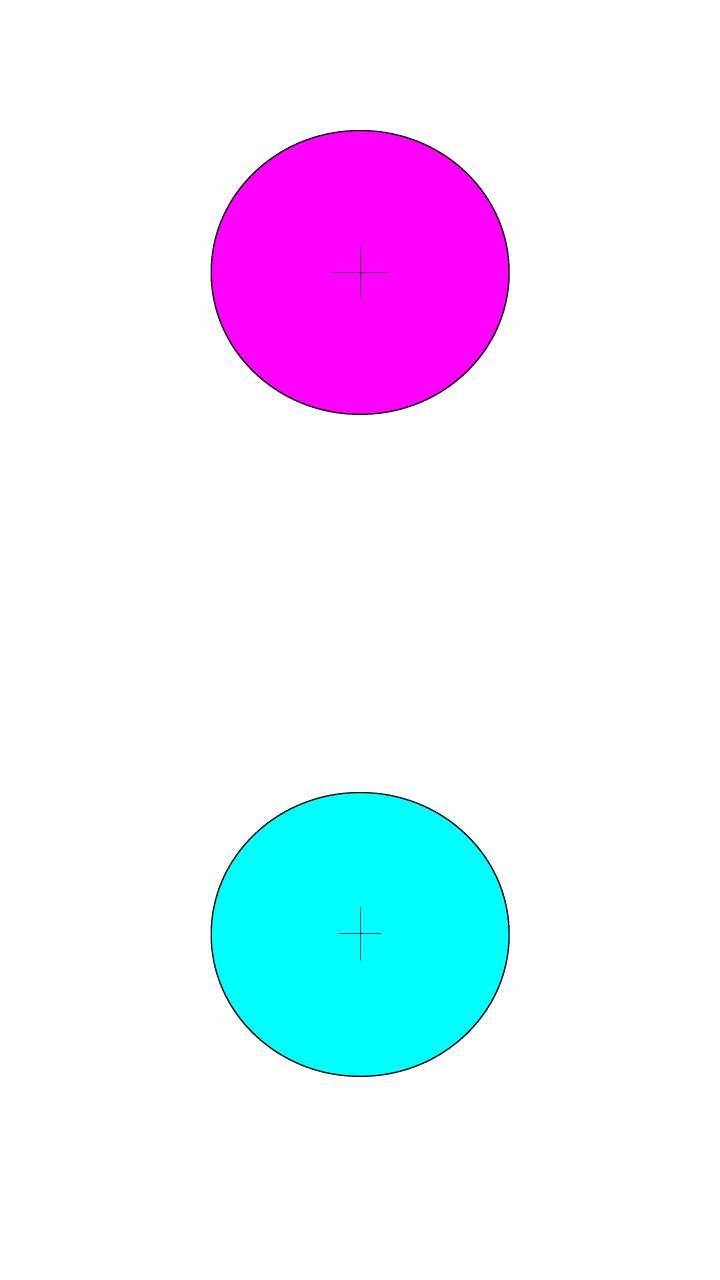
#> input picture aula02/notebook_aux/folha_atividade.png, 2160 x 3840 px (shown at 1/3 size)
$ python autograder.py
#> lines starting #> are read from the running program, lines starting #| are printed output that depends on the picture
### aula02/fotogrametria.py
#!/usr/bin/python
# -*- coding: utf-8 -*-

# Este NÃO é um programa ROS

from __future__ import print_function, division

import cv2
import os,sys, os.path
import numpy as np
import math

def encontrar_foco(D,H,h):
    """Não mude ou renomeie esta função
        deve receber respectivamente a distancia real, o a distancia real entre os circulos e a distancia na image entre os circulos e deve retornar o foco
    """

    return None

def segmenta_circulo_ciano(hsv):
    """Não mude ou renomeie esta função
        deve receber uma imagem em hsv e devolver uma nova imagem com tudo em preto e os pixels do circulos ciano em branco
    """

    return None

def segmenta_circulo_magenta(hsv):
    """Não mude ou renomeie esta função
        deve receber uma imagem em hsv e devolver uma nova imagem com tudo em preto e os pixels do circulos magenta em branco
    """

    return None

def encontrar_maior_contorno(segmentado):
    """Não mude ou renomeie esta função
        deve receber uma imagem preta e branca e retornar APENAS o maior contorno obtido
    """

    return None

def encontrar_centro_contorno(contornos):
    """Não mude ou renomeie esta função
        deve receber um contorno e retornar o centro dele, formato: (XX, YY)
    """

    return (None, None)

def calcular_h(centro_ciano, centro_magenta):
    """Não mude ou renomeie esta função
        deve receber dois pontos e retornar a distancia absoluta entre eles
    """

    return None

def encontrar_distancia(f,H,h):
    """Não mude ou renomeie esta função
        deve receber respectivamente o foco a distancia real entre os circulos e a distancia na image entre os circulos e retornar a distancia real
    """

    return None

def calcular_distancia_entre_circulos(img):
    """Não mude ou renomeie esta função
        deve utilizar as funções acima para retornar a disntacia entre os circulos, o centro_ciano, o centro_magenta e a imagem com os contornos desenhados
    """

    return None, None, None, None

def calcular_angulo_com_horinzontal_da_imagem(centro_ciano, centro_magenta):
    """Não mude ou renomeie esta função
        deve calcular o angulo, em radiano, entre o vetor formato com os centros do circulos e a horizontal.
        Retornar o angulo em graos
    """

    return None

### aula02/APS02/webcam.py
#!/usr/bin/python
# -*- coding: utf-8 -*-

# Este NÃO é um programa ROS

import cv2
import os,sys, os.path
import numpy as np
import fotogrametria

# ->>> !!!! FECHE A JANELA COM A TECLA ESC !!!! <<<<-

def calcular_angulo_e_distancia_na_image_da_webcam(img, f):
    """Não mude ou renomeie esta função
        ->>> !!!! FECHE A JANELA COM A TECLA ESC !!!! <<<<-
        deve receber a imagem da camera e retornar uma imagems com os contornos desenhados e os valores da distancia e o angulo.
    """
    D = 0
    angulo = 0

    return img, D, angulo

# [7 lines left out: function desenhar_na_image_da_webcam, not called in this run]

# [23 lines that do not run on import are left out]

### aula02/autograder.py
import cv2
import matplotlib.pyplot as plt
import fotogrametria
import importlib
from webcam import calcular_angulo_e_distancia_na_image_da_webcam

output = {'result': 0}
## PARTE 1 - FOCO
try:
    resp = 629.9212598425197
    if resp * 0.9 <= fotogrametria.encontrar_foco(80,12.70,100) <= resp * 1.1 :
        output['result'] += 1
        output['1'] = "PARTE 1 - Correto"
    else:
        output['1'] = "PARTE 1 - Incorreto"
except:
    print("PARTE 1 - Falha na função encontrar_foco")
    output['1'] = "Erro: PARTE 1 - Falha na função encontrar_foco"


## PARTE 2 - SEGMENTAR
try:
    img = cv2.imread("notebook_aux/folha_atividade.png")
#> img is the input picture: shape (3840, 2160, 3); mean B, G, R 254.3, 236.1, 236.1
    hsv = cv2.cvtColor(img, cv2.COLOR_BGR2HSV)
#> hsv: shape (3840, 2160, 3); mean H, S, V 17.2, 36.5, 254.3
except:
    print('PARTE 2 - Falha ao Abrir a Imagem de Teste')
else:
    try:
        segmentado_ciano = fotogrametria.segmenta_circulo_ciano(hsv)
        segmentado_magenta = fotogrametria.segmenta_circulo_magenta(hsv)
        output['result'] += 1
        output['2'] = "PARTE 2 - Correto"
    except:
        print('PARTE 2 - Falha na função de segmentar o circulo')
        output['2'] = "Erro: PARTE 2 - Falha na função de segmentar o circulo"

## PARTE 3 - CONTORNO
try:
    # Area Ciano: 591888.0 - Area Magenta: 591835.0
    rc = 591888.0
    rm = 591835.0

    ccontorno_ciano = fotogrametria.encontrar_maior_contorno(segmentado_ciano)
    contorno_magenta = fotogrametria.encontrar_maior_contorno(segmentado_magenta)

    if rc * 0.9 <= cv2.contourArea(ccontorno_ciano) <= rc * 1.1:
        if rm * 0.9 <= cv2.contourArea(contorno_magenta) <= rm * 1.1:
            output['result'] += 1
            output['3'] = "PARTE 3 - Correto"
        else:
            output['3'] = "contorno_magenta esta incorreto"
    else:
        output['3'] = "contorno_ciano esta incorreto"
except:
    print("PARTE 3 - Falha na função de encontrar contorno")
    output['3'] = "Erro: PARTE 3 - Falha na função de encontrar contorno"

## PARTE 4 - CENTRO
try:
    # Centro Ciano: (1079, 2802) - Centro Magenta: (1080, 816)
    centro_ciano = fotogrametria.encontrar_centro_contorno(ccontorno_ciano)
    centro_magenta = fotogrametria.encontrar_centro_contorno(contorno_magenta)
    img_4 = cv2.circle(img,centro_ciano, 10, (255,255,255), -1)
    img_4 = cv2.circle(img_4,centro_magenta, 10, (255,255,255), -1)

    x,y = centro_ciano
    if min(img_4[y][x] == [255,255,255]):
        x,y = centro_magenta
        if min(img_4[y][x] == [255,255,255]):
            output['result'] += 1
            output['4'] = "PARTE 4 - Correto"
        else:
            output['4'] = "centro_magenta esta incorreto"
    else:
        output['4'] = "centro_ciano esta incorreto"
except:
    print("PARTE 4 - Falha ao encontrar o centro do contorno")
    output['4'] = "Erro: PARTE 4 - Falha ao encontrar o centro do contorno"

## PARTE 5 - FOCO
try:
    # h = 1986.0002517623204 - f = 1014.1732283464568
    rh = 1986.0002517623204
    rf = 1014.1732283464568
    h = fotogrametria.calcular_h(centro_ciano, centro_magenta)
    f = fotogrametria.encontrar_foco(80,12.70,161.0)

    if rh * 0.9 <= h <= rh * 1.1:
        if rf * 0.9 <= f <= rf * 1.1:
            output['result'] += 1
            output['5'] = "PARTE 5 - Correto"
        else:
            output['5'] = "f esta incorreto"
    else:
        output['5'] = "h esta incorreto"
except:
    print('PARTE 5 - Falha ao calcular a distancia entre os centros dos circulos')
    output['5'] = "Erro: PARTE 5 - Falha ao calcular a distancia entre os centros dos circulos"

## PARTE 6 - DISTANCIA
try:
    img_test = cv2.imread("img/test01.jpg")
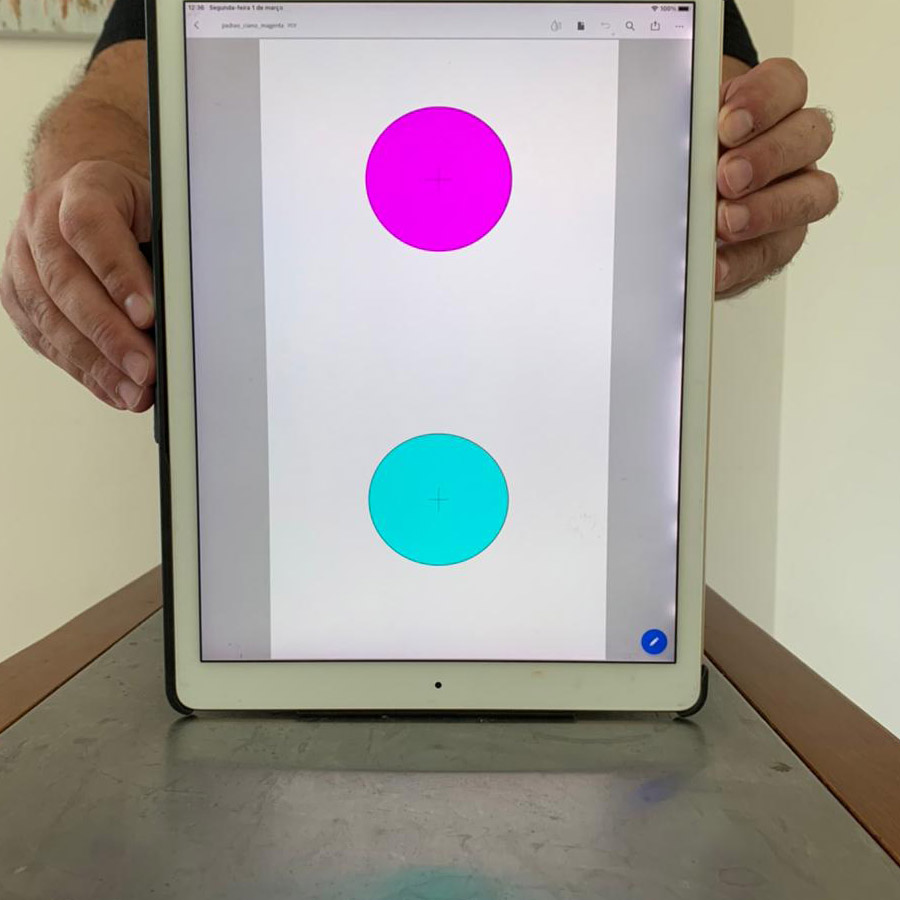
#> input picture aula02/img/test01.jpg, 900 x 900 px
#> img_test is the input picture: shape (900, 900, 3); mean B, G, R 151.2, 156.6, 162.8
except:
    print('PARTE 6 - Falha ao carregar a imagem de teste01.jpg')
else:
    try:
        # d = 40.124415891157206
        dr = 40.124415891157206
        h, centro_ciano, centro_magenta, contornos_img = fotogrametria.calcular_distancia_entre_circulos(img_test)
        d = fotogrametria.encontrar_distancia(f,12.70,h)
        if dr * 0.9 <= d <= dr * 1.1:
            output['result'] += 1
            output['6'] = "PARTE 6 - Correto"
        else:
            output['6'] = "PARTE 6 - Incorreto"
    except:
        print('PARTE 6 - Falha ao calcular a distancia ate os circulos')
        output['6'] = "Erro: PARTE 6 - Falha ao calcular a distancia ate os circulos"

## PARTE 7 - ANGULO
try:
    img_test = cv2.imread("img/angulo04.jpg")
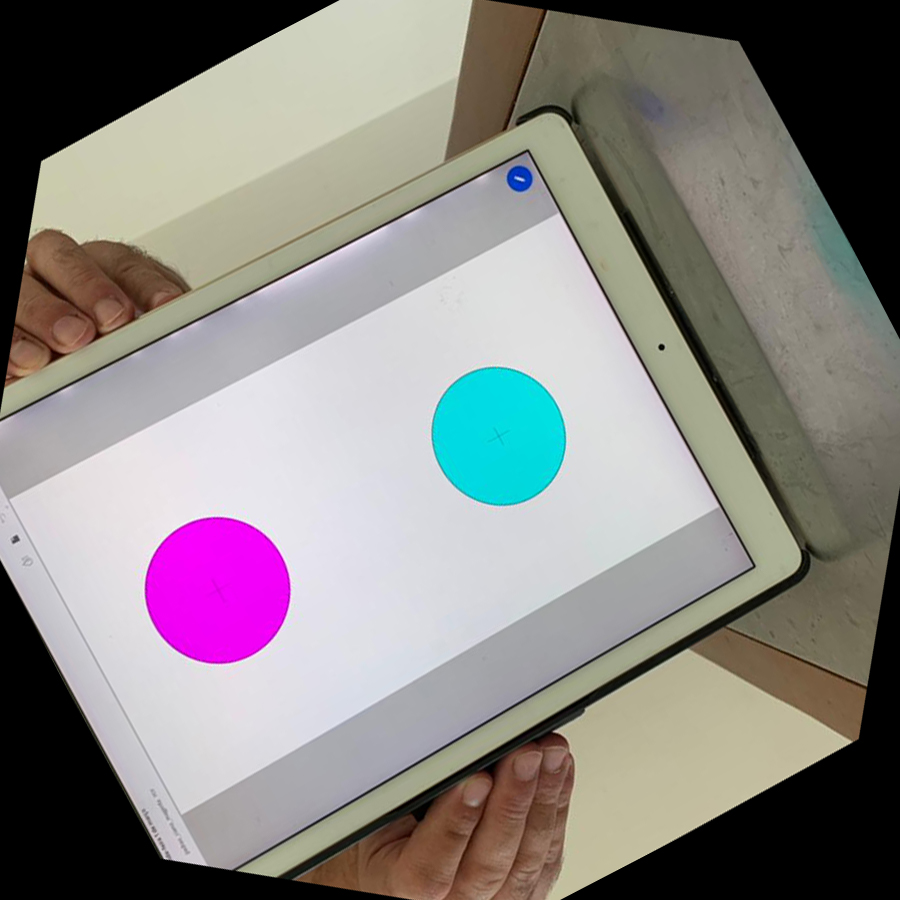
#> input picture aula02/img/angulo04.jpg, 900 x 900 px
#> img_test is the input picture: shape (900, 900, 3); mean B, G, R 132.6, 134.2, 138.4
except:
    print('PARTE 7 - Falha ao carregar a imagem de teste01.jpg')
else:
    try:
        # angulo = 28.56758430890487
        ra = 28.56758430890487

        h, centro_ciano, centro_magenta, contornos_img = fotogrametria.calcular_distancia_entre_circulos(img_test)
        d = fotogrametria.encontrar_distancia(f,12.70,h)
        angulo = fotogrametria.calcular_angulo_com_horinzontal_da_imagem(centro_ciano, centro_magenta)
        if ra * 0.9 <= angulo <= ra * 1.1:
            output['result'] += 1
            output['7'] = "PARTE 7 - Correto"
        else:
            output['7'] = "PARTE 7 - Incorreto"
    except:
        print('PARTE 7 - Falha ao calcular o angulo entre os circulos')
        output['7'] = "Erro: PARTE 7 - Falha ao calcular o angulo entre os circulos"

## PARTE 8 - WEBCAM
    try:
        # distancia = 40.25589729191707 - angulo = 28.56758430890487
        img, distancia, angulo = calcular_angulo_e_distancia_na_image_da_webcam(img_test, 1014.1732283464568)
#> distancia = 0; angulo = 0
        if ra * 0.9 <= angulo <= ra * 1.1:
            if dr * 0.9 <= d <= dr * 1.1:
                output['result'] += 1
                output['8'] = "PARTE 8 - Correto"
            else:
                output['8'] = "PARTE 8 - Incorreto"
        else:
            output['8'] = "PARTE 8 - Incorreto"
    except:
        print('PARTE 8 - Falha ao calcular o angulo entre os circulos')
        output['8'] = "Erro: PARTE 8 - Falha ao calcular o angulo entre os circulos"
